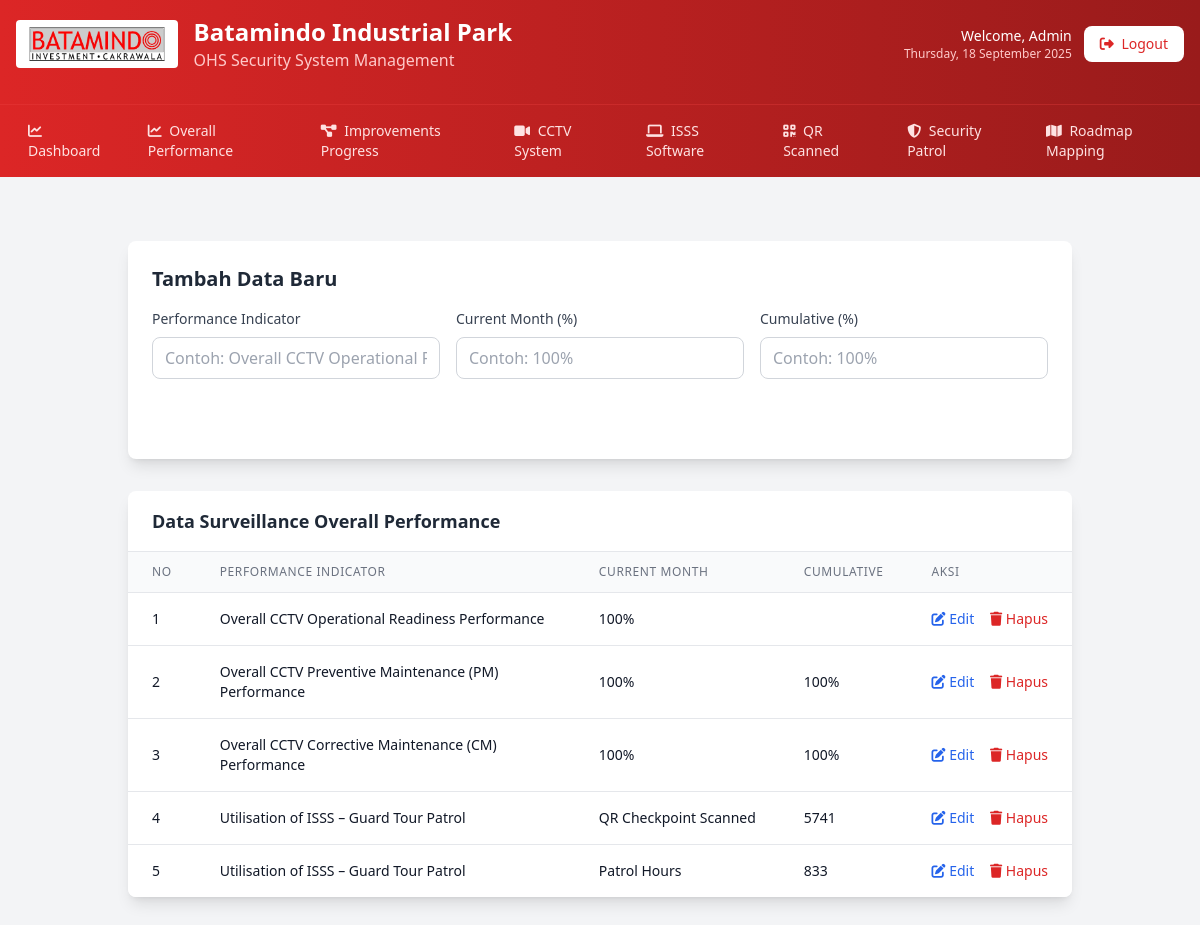
The page /admin/surveillance/overall_performance.php (signed in) on the database its author committed.
### tables this page shows
CREATE TABLE IF NOT EXISTS `surveillance_overall_performance` (
  `id` int(11) NOT NULL AUTO_INCREMENT,
  `indicator` varchar(255) NOT NULL,
  `current_month` varchar(50) NOT NULL,
  `cumulative` varchar(50) DEFAULT NULL,
  `created_at` timestamp NOT NULL DEFAULT CURRENT_TIMESTAMP,
  `updated_at` timestamp NOT NULL DEFAULT CURRENT_TIMESTAMP ON UPDATE CURRENT_TIMESTAMP,
  PRIMARY KEY (`id`)
);

### admin/surveillance/overall_performance.php (the view, shortened to what this page needs)
<?php
require_once 'template_header.php';
$edit_data = null;
$data = array();
$result = mysqli_query($conn, "SELECT * FROM surveillance_overall_performance ORDER BY id ASC");
if ($result) {
    while ($row = mysqli_fetch_assoc($result)) {
        $data[] = $row;
    }
}
?>
<!DOCTYPE html>
    <div class="container mx-auto px-6 py-8">
        <div class="bg-white rounded-lg shadow-lg p-6 mb-8">
            <h2 class="text-xl font-bold mb-4 text-gray-800">
                <?php echo $edit_data ? 'Edit Data' : 'Tambah Data Baru'; ?>
            </h2>
            <form method="POST" class="space-y-4">
                <div class="grid grid-cols-1 md:grid-cols-3 gap-4">
                    <div>
                        <label class="block text-sm font-medium text-gray-700 mb-2">Performance Indicator</label>
                        <input type="text" name="indicator" value="<?php echo $edit_data ? htmlspecialchars($edit_data['indicator']) : ''; ?>"
                               class="w-full px-3 py-2 border border-gray-300 rounded-lg focus:outline-none focus:ring-2 focus:ring-header-footer-bg"
                               placeholder="Contoh: Overall CCTV Operational Readiness Performance" required>
                    </div>
                    <div>
                        <label class="block text-sm font-medium text-gray-700 mb-2">Current Month (%)</label>
                        <input type="text" name="current_month" value="<?php echo $edit_data ? htmlspecialchars($edit_data['current_month']) : ''; ?>"
                               class="w-full px-3 py-2 border border-gray-300 rounded-lg focus:outline-none focus:ring-2 focus:ring-header-footer-bg"
                               placeholder="Contoh: 100%" required>
                    </div>
                    <div>
                        <label class="block text-sm font-medium text-gray-700 mb-2">Cumulative (%)</label>
                        <input type="text" name="cumulative" value="<?php echo $edit_data ? htmlspecialchars($edit_data['cumulative']) : ''; ?>"
                               class="w-full px-3 py-2 border border-gray-300 rounded-lg focus:outline-none focus:ring-2 focus:ring-header-footer-bg"
                               placeholder="Contoh: 100%">
                    </div>
                </div>
                <div class="flex space-x-4">
                    <button type="submit" class="bg-header-footer-bg hover:bg-red-700 text-white px-6 py-2 rounded-lg font-medium">
                        <i class="fas <?php echo $edit_data ? 'fa-save' : 'fa-plus'; ?> mr-2"></i>
                    </button>
                </div>
            </form>
        </div>
        <div class="bg-white rounded-lg shadow-lg overflow-hidden">
            <div class="px-6 py-4 border-b border-gray-200">
                <h3 class="text-lg font-semibold text-gray-800">Data Surveillance Overall Performance</h3>
            </div>
            <div class="overflow-x-auto">
                <table class="min-w-full divide-y divide-gray-200">
                    <thead class="bg-gray-50">
                        <tr>
                            <th class="px-6 py-3 text-left text-xs font-medium text-gray-500 uppercase tracking-wider">No</th>
                            <th class="px-6 py-3 text-left text-xs font-medium text-gray-500 uppercase tracking-wider">Performance Indicator</th>
                            <th class="px-6 py-3 text-left text-xs font-medium text-gray-500 uppercase tracking-wider">Current Month</th>
                            <th class="px-6 py-3 text-left text-xs font-medium text-gray-500 uppercase tracking-wider">Cumulative</th>
                            <th class="px-6 py-3 text-left text-xs font-medium text-gray-500 uppercase tracking-wider">Aksi</th>
                        </tr>
                    </thead>
                    <tbody class="bg-white divide-y divide-gray-200">
                        <?php if (empty($data)): ?>
                        <tr>
                            <td colspan="5" class="px-6 py-4 text-center text-gray-500">Tidak ada data</td>
                        </tr>
                        <?php else: ?>
                        <?php foreach ($data as $index => $row): ?>
                        <tr class="hover:bg-gray-50">
                            <td class="px-6 py-4 whitespace-nowrap text-sm text-gray-900"><?php echo $index + 1; ?></td>
                            <td class="px-6 py-4 text-sm text-gray-900"><?php echo htmlspecialchars($row['indicator']); ?></td>
                            <td class="px-6 py-4 whitespace-nowrap text-sm text-gray-900"><?php echo htmlspecialchars($row['current_month']); ?></td>
                            <td class="px-6 py-4 whitespace-nowrap text-sm text-gray-900"><?php echo htmlspecialchars($row['cumulative']); ?></td>
                            <td class="px-6 py-4 whitespace-nowrap text-sm font-medium">
                                <a href="?edit=<?php echo $row['id']; ?>" class="text-blue-600 hover:text-blue-900 mr-3">
                                    <i class="fas fa-edit"></i> Edit
                                </a>
                                <a href="?delete=<?php echo $row['id']; ?>" class="text-red-600 hover:text-red-900"
                                   onclick="return confirm('Apakah Anda yakin ingin menghapus data ini?')">
                                    <i class="fas fa-trash"></i> Hapus
                                </a>
                            </td>
                        </tr>
                        <?php endforeach; ?>
                        <?php endif; ?>
                    </tbody>
                </table>
            </div>
        </div>
    </div>
<?php require_once 'template_footer.php'; ?>

### rows shown on the page
surveillance_overall_performance: indicator "Overall CCTV Operational Readiness Performance", current_month "100%"
surveillance_overall_performance: indicator "Overall CCTV Preventive Maintenance (PM) Performance", current_month "100%", cumulative "100%"
surveillance_overall_performance: indicator "Overall CCTV Corrective Maintenance (CM) Performance", current_month "100%", cumulative "100%"
surveillance_overall_performance: indicator "Utilisation of ISSS – Guard Tour Patrol", current_month "QR Checkpoint Scanned", cumulative "5741"
surveillance_overall_performance: indicator "Utilisation of ISSS – Guard Tour Patrol", current_month "Patrol Hours", cumulative "833"
